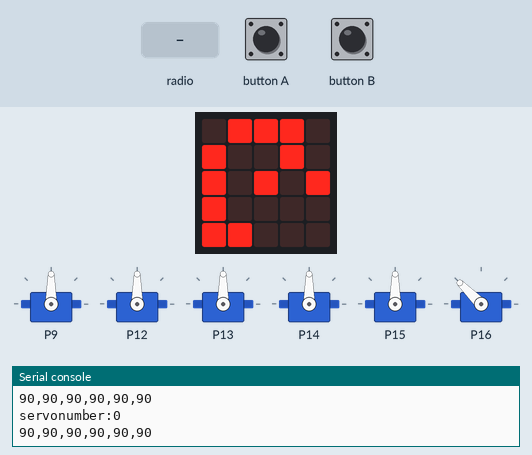
Recording of a program running on a simulated BBC micro:bit (MakeCode). Shown: the board's 5×5 LED display, 6 × servo, the last lines printed to the serial console. Inputs (shaded band) come from the test bench.

Above: at 8.0 s.
8.1 s: radio message "1" arrives
At 8.6 s:
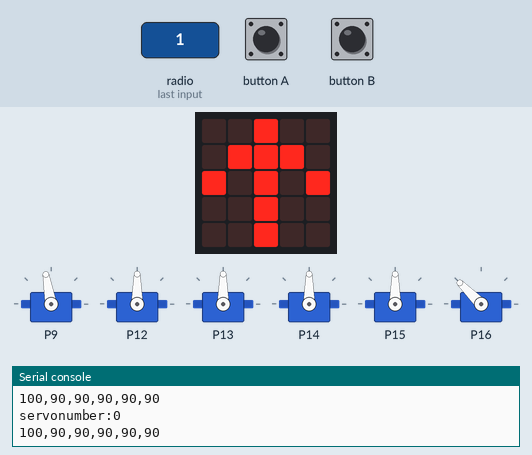
9.6 s: button A pressed for 0.15 s
At 9.95 s:
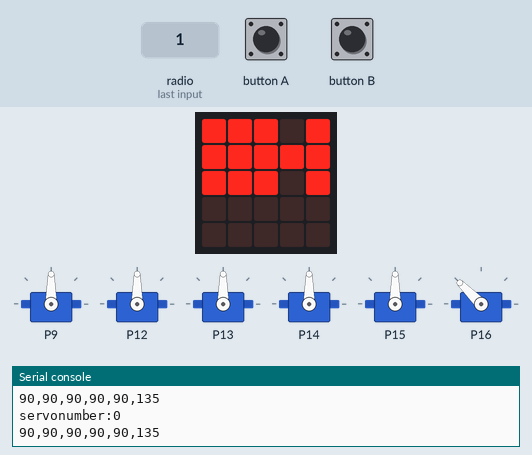
10.3 s: radio message "1" arrives
At 10.95 s:
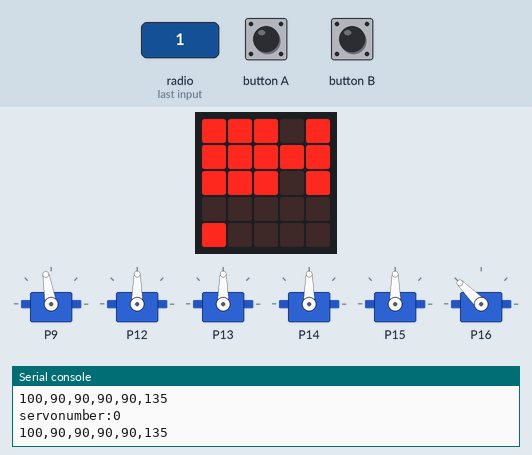
13.0 s: button B pressed for 0.15 s
At 13.45 s:
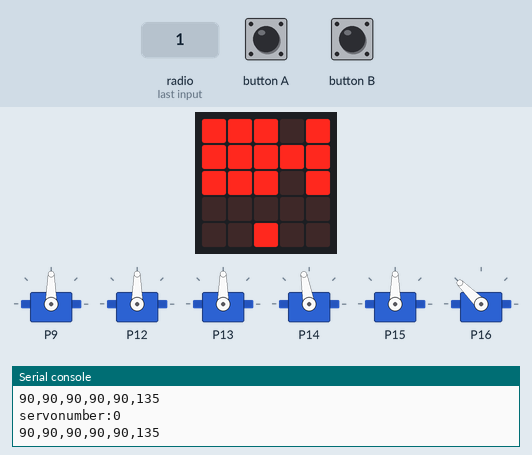
13.7 s: button A pressed for 0.15 s
14.4 s: radio message "0" arrives
Timing chart, 0 to 20.2 s (numbered marks = the images above; inputs shaded):
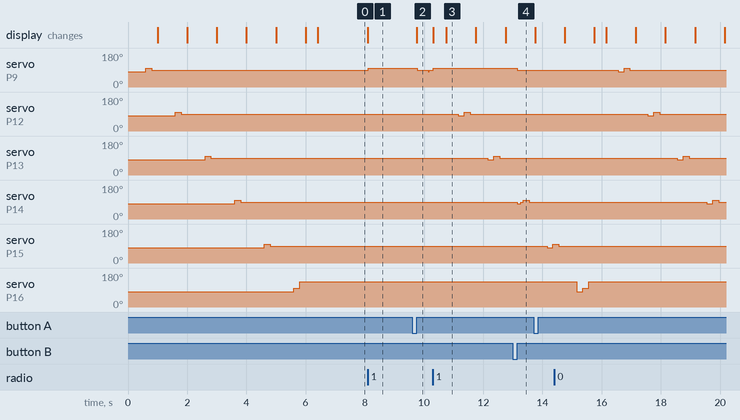

Measured:
- after the input at 8.1 s, servo on P9: 90° → 100° at once; the display: changes at once (image 1)
- after the input at 9.6 s, servo on P9: 100° → 90° after 0.17 s; the display: changes after 0.15 s (image 2)
- after the input at 10.3 s, servo on P9: goes on until 10.3 s, then stays 100°; the display: first changes at once (image 3 shows a later state)
- after the input at 13.0 s, servo on P9: 100° → 90° after 0.15 s
- what the display in image 3 shows lasts 1.0 s, from 10.8 s to 11.8 s

The program:

main.ts
```typescript
radio.onReceivedNumber(function (receivedNumber) {
    if (debug == 1) {
        serial.writeValue("message", receivedNumber)
    }
    ServoNumber = -1
    message = receivedNumber
    for (let i = 0; i <= 5; i++) {
        messages[i] = message % 10
        message = Math.trunc(message / 10)
        if (messages[i] == 1) {
            if (servo_angles[i] < SERVO_RANGES_MAX[i]) {
                servo_angles[i] = servo_angles[i] + SERVO_ANGLE_STEPS[i]
                ServoNumber = i
                basic.showLeds(`
                    . . # . .
                    . # # # .
                    # . # . #
                    . . # . .
                    . . # . .
                    `)
            }
        } else if (messages[i] == 9) {
            if (servo_angles[i] > SERVO_RANGES_MIN[i]) {
                servo_angles[i] = servo_angles[i] - SERVO_ANGLE_STEPS[i]
                ServoNumber = i
                basic.showLeds(`
                    . . # . .
                    . . # . .
                    # . # . #
                    . # # # .
                    . . # . .
                    `)
            }
        }
    }
})
input.onButtonPressed(Button.A, function () {
    servo_calibration()
})
function MoveServo () {
    if (ServoNumber == 0) {
        pins.servoWritePin(AnalogPin.P9, servo_angles[0])
    } else if (ServoNumber == 1) {
        pins.servoWritePin(AnalogPin.P12, servo_angles[1])
    } else if (ServoNumber == 2) {
        pins.servoWritePin(AnalogPin.P13, servo_angles[2])
    } else if (ServoNumber == 3) {
        pins.servoWritePin(AnalogPin.P14, servo_angles[3])
    } else if (ServoNumber == 4) {
        pins.servoWritePin(AnalogPin.P15, servo_angles[4])
    } else if (ServoNumber == 5) {
        pins.servoWritePin(AnalogPin.P16, servo_angles[5])
    }
    s3count += 1
    if (s3count % 10000 == 0) {
        pins.servoWritePin(AnalogPin.P14, servo_angles[3])
    }
}
input.onButtonPressed(Button.B, function () {
    for (let i = 0; i <= 4; i++) {
        servo_angles[i] = Math.abs(90)
    }
    servo_angles[5] = Math.abs(135)
    pins.servoWritePin(AnalogPin.P9, servo_angles[0])
    basic.pause(40)
    pins.servoWritePin(AnalogPin.P12, servo_angles[1])
    basic.pause(40)
    pins.servoWritePin(AnalogPin.P13, servo_angles[2])
    basic.pause(40)
    pins.servoWritePin(AnalogPin.P14, servo_angles[3])
    basic.pause(40)
    pins.servoWritePin(AnalogPin.P15, servo_angles[4])
    basic.pause(40)
    pins.servoWritePin(AnalogPin.P16, servo_angles[5])
})
function servo_calibration () {
    pins.analogSetPeriod(AnalogPin.P9, 20000)
    pins.analogSetPeriod(AnalogPin.P11, 20000)
    pins.analogSetPeriod(AnalogPin.P12, 20000)
    pins.analogSetPeriod(AnalogPin.P13, 20000)
    pins.analogSetPeriod(AnalogPin.P14, 20000)
    pins.analogSetPeriod(AnalogPin.P15, 20000)
    pins.analogSetPeriod(AnalogPin.P16, 20000)
    for (let i = 0; i <= 4; i++) {
        servo_angles[i] = Math.abs(90)
    }
    servo_angles[5] = Math.abs(135)
    basic.showLeds(`
        # # # . #
        # # # # #
        # # # . #
        . . . . .
        . . . . .
        `)
    pins.servoWritePin(AnalogPin.P9, 80)
    basic.pause(200)
    pins.servoWritePin(AnalogPin.P9, 100)
    basic.pause(200)
    pins.servoWritePin(AnalogPin.P9, servo_angles[0])
    basic.pause(200)
    basic.showLeds(`
        # # # . #
        # # # # #
        # # # . #
        . . . . .
        # . . . .
        `)
    pins.servoWritePin(AnalogPin.P12, 80)
    basic.pause(200)
    pins.servoWritePin(AnalogPin.P12, 100)
    basic.pause(200)
    pins.servoWritePin(AnalogPin.P12, servo_angles[1])
    basic.pause(200)
    basic.showLeds(`
        # # # . #
        # # # # #
        # # # . #
        . . . . .
        . # . . .
        `)
    pins.servoWritePin(AnalogPin.P13, 80)
    basic.pause(200)
    pins.servoWritePin(AnalogPin.P13, 100)
    basic.pause(200)
    pins.servoWritePin(AnalogPin.P13, servo_angles[2])
    basic.pause(200)
    basic.showLeds(`
        # # # . #
        # # # # #
        # # # . #
        . . . . .
        . . # . .
        `)
    pins.servoWritePin(AnalogPin.P14, 80)
    basic.pause(200)
    pins.servoWritePin(AnalogPin.P14, 100)
    basic.pause(200)
    pins.servoWritePin(AnalogPin.P14, servo_angles[3])
    basic.pause(200)
    basic.showLeds(`
        # # # . #
        # # # # #
        # # # . #
        . . . . .
        . . . # .
        `)
    pins.servoWritePin(AnalogPin.P15, 80)
    basic.pause(200)
    pins.servoWritePin(AnalogPin.P15, 100)
    basic.pause(200)
    pins.servoWritePin(AnalogPin.P15, servo_angles[4])
    basic.pause(200)
    basic.showLeds(`
        # # # . #
        # # # # #
        # # # . #
        . . . . .
        . . . . #
        `)
    pins.servoWritePin(AnalogPin.P16, 80)
    basic.pause(200)
    pins.servoWritePin(AnalogPin.P16, 100)
    basic.pause(200)
    pins.servoWritePin(AnalogPin.P16, servo_angles[5])
    basic.pause(200)
    basic.showLeds(`
        # # # . #
        # # # # #
        # # # . #
        . . . . .
        # # # # #
        `)
}
let s3count = 0
let message = 0
let ServoNumber = 0
let SERVO_ANGLE_STEPS: number[] = []
let SERVO_RANGES_MAX: number[] = []
let SERVO_RANGES_MIN: number[] = []
let servo_angles: number[] = []
let messages: number[] = []
let debug = 0
debug = 1
servo_calibration()
basic.showLeds(`
    . # # # .
    # . . # .
    # . # . #
    # . . . .
    # # . . .
    `)
radio.setGroup(123)
messages = [
0,
0,
0,
0,
0,
0
]
servo_angles = [
90,
90,
90,
90,
90,
90
]
SERVO_RANGES_MIN = [
0,
0,
0,
0,
0,
35
]
SERVO_RANGES_MAX = [
180,
180,
180,
180,
180,
120
]
SERVO_ANGLE_STEPS = [
10,
15,
15,
10,
5,
15
]
basic.forever(function () {
    MoveServo()
    if (debug == 1) {
        serial.writeValue("servonumber", ServoNumber)
        serial.writeNumbers([
        servo_angles[0],
        servo_angles[1],
        servo_angles[2],
        servo_angles[3],
        servo_angles[4],
        servo_angles[5]
        ])
    }
})
```

test.ts
```typescript
// テストはここに来ます。このパッケージが拡張機能として使用されるときにはコンパイルされません。
```
